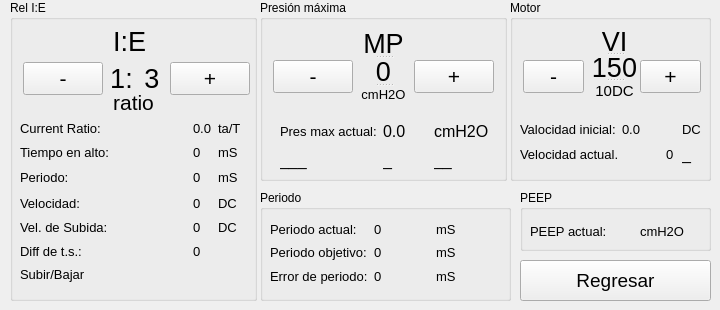
      <widget class="QWidget" name="tab">
       <attribute name="title">
        <string>Configuracion</string>
       </attribute>
       <widget class="QPushButton" name="pushButton_3">
        <property name="geometry">
         <rect>
          <x>520</x>
          <y>260</y>
          <width>191</width>
          <height>41</height>
         </rect>
        </property>
        <property name="font">
         <font>
          <pointsize>14</pointsize>
         </font>
        </property>
        <property name="text">
         <string>Regresar</string>
        </property>
       </widget>
       <widget class="QGroupBox" name="groupBox_3">
        <property name="geometry">
         <rect>
          <x>10</x>
          <y>0</y>
          <width>247</width>
          <height>301</height>
         </rect>
        </property>
        <property name="title">
         <string>Rel I:E</string>
        </property>
        <widget class="QWidget" name="layoutWidget">
         <property name="geometry">
          <rect>
           <x>10</x>
           <y>120</y>
           <width>221</width>
           <height>163</height>
          </rect>
         </property>
         <layout class="QGridLayout" name="gridLayout_5">
          <item row="0" column="0" colspan="3">
           <widget class="QLabel" name="label_22">
            <property name="font">
             <font>
              <pointsize>10</pointsize>
             </font>
            </property>
            <property name="text">
             <string>Current Ratio:</string>
            </property>
           </widget>
          </item>
          <item row="0" column="3">
           <widget class="QLabel" name="label_currentRatio">
            <property name="font">
             <font>
              <pointsize>10</pointsize>
             </font>
            </property>
            <property name="text">
             <string>0.0</string>
            </property>
           </widget>
          </item>
          <item row="0" column="4">
           <widget class="QLabel" name="label_currentRatio_2">
            <property name="font">
             <font>
              <pointsize>10</pointsize>
             </font>
            </property>
            <property name="text">
             <string>ta/T</string>
            </property>
           </widget>
          </item>
          <item row="1" column="0" colspan="3">
           <widget class="QLabel" name="label_23">
            <property name="font">
             <font>
              <pointsize>10</pointsize>
             </font>
            </property>
            <property name="text">
             <string>Tiempo en alto: </string>
            </property>
           </widget>
          </item>
          <item row="1" column="3">
           <widget class="QLabel" name="label_ta">
            <property name="font">
             <font>
              <pointsize>10</pointsize>
             </font>
            </property>
            <property name="text">
             <string>0</string>
            </property>
           </widget>
          </item>
          <item row="1" column="4">
           <widget class="QLabel" name="label_ta_2">
            <property name="font">
             <font>
              <pointsize>10</pointsize>
             </font>
            </property>
            <property name="text">
             <string>mS</string>
            </property>
           </widget>
          </item>
          <item row="2" column="0">
           <widget class="QLabel" name="label_24">
            <property name="font">
             <font>
              <pointsize>10</pointsize>
             </font>
            </property>
            <property name="text">
             <string>Periodo: </string>
            </property>
           </widget>
          </item>
          <item row="2" column="1" colspan="2">
           <spacer name="horizontalSpacer">
            <property name="orientation">
             <enum>Qt::Horizontal</enum>
            </property>
            <property name="sizeHint" stdset="0">
             <size>
              <width>48</width>
              <height>20</height>
             </size>
            </property>
           </spacer>
          </item>
          <item row="2" column="3">
           <widget class="QLabel" name="label_per">
            <property name="font">
             <font>
              <pointsize>10</pointsize>
             </font>
            </property>
            <property name="text">
             <string>0</string>
            </property>
           </widget>
          </item>
          <item row="2" column="4">
           <widget class="QLabel" name="label_ta_3">
            <property name="font">
             <font>
              <pointsize>10</pointsize>
             </font>
            </property>
            <property name="text">
             <string>mS</string>
            </property>
           </widget>
          </item>
          <item row="3" column="0" colspan="2">
           <widget class="QLabel" name="label_35">
            <property name="font">
             <font>
              <pointsize>10</pointsize>
             </font>
            </property>
            <property name="text">
             <string>Velocidad:</string>
            </property>
           </widget>
          </item>
          <item row="3" column="2">
           <spacer name="horizontalSpacer_3">
            <property name="orientation">
             <enum>Qt::Horizontal</enum>
            </property>
            <property name="sizeHint" stdset="0">
             <size>
              <width>28</width>
              <height>20</height>
             </size>
            </property>
           </spacer>
          </item>
          <item row="3" column="3">
           <widget class="QLabel" name="label_ieVel">
            <property name="font">
             <font>
              <pointsize>10</pointsize>
             </font>
            </property>
            <property name="text">
             <string>0</string>
            </property>
           </widget>
          </item>
          <item row="3" column="4">
           <widget class="QLabel" name="label_currentRatio_7">
            <property name="font">
             <font>
              <pointsize>10</pointsize>
             </font>
            </property>
            <property name="text">
             <string>DC</string>
            </property>
           </widget>
          </item>
          <item row="4" column="0" colspan="3">
           <widget class="QLabel" name="label_34">
            <property name="font">
             <font>
              <pointsize>10</pointsize>
             </font>
            </property>
            <property name="text">
             <string>Vel. de Subida:</string>
            </property>
           </widget>
          </item>
          <item row="4" column="3">
           <widget class="QLabel" name="label_ieVel_subida">
            <property name="font">
             <font>
              <pointsize>10</pointsize>
             </font>
            </property>
            <property name="text">
             <string>0</string>
            </property>
           </widget>
          </item>
          <item row="4" column="4">
           <widget class="QLabel" name="label_currentRatio_8">
            <property name="font">
             <font>
              <pointsize>10</pointsize>
             </font>
            </property>
            <property name="text">
             <string>DC</string>
            </property>
           </widget>
          </item>
          <item row="5" column="0" colspan="2">
           <widget class="QLabel" name="label_36">
            <property name="font">
             <font>
              <pointsize>10</pointsize>
             </font>
            </property>
            <property name="text">
             <string>Diff de t.s.:</string>
            </property>
           </widget>
          </item>
          <item row="6" column="0" colspan="5">
           <widget class="QLabel" name="label_ieUpDown">
            <property name="font">
             <font>
              <pointsize>10</pointsize>
             </font>
            </property>
            <property name="text">
             <string>Subir/Bajar</string>
            </property>
           </widget>
          </item>
          <item row="5" column="3" colspan="2">
           <widget class="QLabel" name="label_ieDiff">
            <property name="font">
             <font>
              <pointsize>10</pointsize>
             </font>
            </property>
            <property name="text">
             <string>0</string>
            </property>
           </widget>
          </item>
         </layout>
        </widget>
        <widget class="QLabel" name="label_15">
         <property name="geometry">
          <rect>
           <x>99</x>
           <y>31</y>
           <width>41</width>
           <height>21</height>
          </rect>
         </property>
         <property name="font">
          <font>
           <pointsize>20</pointsize>
          </font>
         </property>
         <property name="text">
          <string>I:E</string>
         </property>
         <property name="alignment">
          <set>Qt::AlignCenter</set>
         </property>
        </widget>
        <widget class="QLabel" name="label_16">
         <property name="geometry">
          <rect>
           <x>99</x>
           <y>90</y>
           <width>49</width>
           <height>25</height>
          </rect>
         </property>
         <property name="font">
          <font>
           <pointsize>16</pointsize>
          </font>
         </property>
         <property name="layoutDirection">
          <enum>Qt::LeftToRight</enum>
         </property>
         <property name="text">
          <string>ratio</string>
         </property>
         <property name="alignment">
          <set>Qt::AlignCenter</set>
         </property>
        </widget>
        <widget class="QWidget" name="layoutWidget">
         <property name="geometry">
          <rect>
           <x>13</x>
           <y>60</y>
           <width>227</width>
           <height>37</height>
          </rect>
         </property>
         <layout class="QHBoxLayout" name="horizontalLayout_6">
          <item>
           <widget class="QPushButton" name="pushButton_min_ie">
            <property name="font">
             <font>
              <pointsize>16</pointsize>
             </font>
            </property>
            <property name="text">
             <string>-</string>
            </property>
           </widget>
          </item>
          <item>
           <layout class="QHBoxLayout" name="horizontalLayout_5">
            <item>
             <widget class="QLabel" name="label_ie_ratio_2">
              <property name="font">
               <font>
                <pointsize>20</pointsize>
               </font>
              </property>
              <property name="layoutDirection">
               <enum>Qt::LeftToRight</enum>
              </property>
              <property name="text">
               <string>1:</string>
              </property>
              <property name="alignment">
               <set>Qt::AlignCenter</set>
              </property>
             </widget>
            </item>
            <item>
             <widget class="QLabel" name="label_ie_ratio">
              <property name="font">
               <font>
                <pointsize>20</pointsize>
               </font>
              </property>
              <property name="layoutDirection">
               <enum>Qt::LeftToRight</enum>
              </property>
              <property name="text">
               <string>3</string>
              </property>
              <property name="alignment">
               <set>Qt::AlignCenter</set>
              </property>
             </widget>
            </item>
           </layout>
          </item>
          <item>
           <widget class="QPushButton" name="pushButton_mor_ie">
            <property name="font">
             <font>
              <pointsize>16</pointsize>
             </font>
            </property>
            <property name="text">
             <string>+</string>
            </property>
           </widget>
          </item>
         </layout>
        </widget>
       </widget>
       <widget class="QGroupBox" name="groupBox_5">
        <property name="geometry">
         <rect>
          <x>260</x>
          <y>0</y>
          <width>247</width>
          <height>181</height>
         </rect>
        </property>
        <property name="title">
         <string>Presión máxima</string>
        </property>
        <widget class="QPushButton" name="pushButton_min_maxPress">
         <property name="geometry">
          <rect>
           <x>13</x>
           <y>60</y>
           <width>80</width>
           <height>33</height>
          </rect>
         </property>
         <property name="font">
          <font>
           <pointsize>16</pointsize>
          </font>
         </property>
         <property name="text">
          <string>-</string>
         </property>
        </widget>
        <widget class="QPushButton" name="pushButton_mor_maxPress">
         <property name="geometry">
          <rect>
           <x>154</x>
           <y>60</y>
           <width>80</width>
           <height>33</height>
          </rect>
         </property>
         <property name="font">
          <font>
           <pointsize>16</pointsize>
          </font>
         </property>
         <property name="text">
          <string>+</string>
         </property>
        </widget>
        <widget class="QSplitter" name="splitter_13">
         <property name="geometry">
          <rect>
           <x>99</x>
           <y>31</y>
           <width>49</width>
           <height>71</height>
          </rect>
         </property>
         <property name="orientation">
          <enum>Qt::Vertical</enum>
         </property>
         <widget class="QLabel" name="label_29">
          <property name="font">
           <font>
            <pointsize>20</pointsize>
           </font>
          </property>
          <property name="text">
           <string>MP</string>
          </property>
          <property name="alignment">
           <set>Qt::AlignCenter</set>
          </property>
         </widget>
         <widget class="QLabel" name="label_maxPressLimit">
          <property name="font">
           <font>
            <pointsize>20</pointsize>
           </font>
          </property>
          <property name="layoutDirection">
           <enum>Qt::LeftToRight</enum>
          </property>
          <property name="text">
           <string>0</string>
          </property>
          <property name="alignment">
           <set>Qt::AlignCenter</set>
          </property>
         </widget>
         <widget class="QLabel" name="label_30">
          <property name="font">
           <font>
            <pointsize>10</pointsize>
           </font>
          </property>
          <property name="layoutDirection">
           <enum>Qt::LeftToRight</enum>
          </property>
          <property name="text">
           <string>cmH2O</string>
          </property>
          <property name="alignment">
           <set>Qt::AlignCenter</set>
          </property>
         </widget>
        </widget>
        <widget class="QWidget" name="layoutWidget_2">
         <property name="geometry">
          <rect>
           <x>20</x>
           <y>120</y>
           <width>209</width>
           <height>51</height>
          </rect>
         </property>
         <layout class="QGridLayout" name="gridLayout_4">
          <item row="0" column="0" colspan="2">
           <widget class="QLabel" name="label_31">
            <property name="font">
             <font>
              <pointsize>10</pointsize>
             </font>
            </property>
            <property name="text">
             <string>Pres max actual:</string>
            </property>
           </widget>
          </item>
          <item row="0" column="2">
           <widget class="QLabel" name="label_press_5">
            <property name="font">
             <font>
              <pointsize>12</pointsize>
             </font>
            </property>
            <property name="text">
             <string>0.0</string>
            </property>
           </widget>
          </item>
          <item row="0" column="3">
           <widget class="QLabel" name="label_currentRatio_6">
            <property name="font">
             <font>
              <pointsize>12</pointsize>
             </font>
            </property>
            <property name="text">
             <string>cmH2O</string>
            </property>
           </widget>
          </item>
          <item row="1" column="0" colspan="2">
           <widget class="QLabel" name="label_32">
            <property name="font">
             <font>
              <pointsize>12</pointsize>
             </font>
            </property>
            <property name="text">
             <string>___</string>
            </property>
           </widget>
          </item>
          <item row="1" column="2">
           <widget class="QLabel" name="label_ta_7">
            <property name="font">
             <font>
              <pointsize>12</pointsize>
             </font>
            </property>
            <property name="text">
             <string>_</string>
            </property>
           </widget>
          </item>
          <item row="1" column="3">
           <widget class="QLabel" name="label_ta_8">
            <property name="font">
             <font>
              <pointsize>12</pointsize>
             </font>
            </property>
            <property name="text">
             <string>__</string>
            </property>
           </widget>
          </item>
         </layout>
        </widget>
       </widget>
       <widget class="QGroupBox" name="groupBox_4">
        <property name="geometry">
         <rect>
          <x>510</x>
          <y>0</y>
          <width>201</width>
          <height>181</height>
         </rect>
        </property>
        <property name="title">
         <string>Motor</string>
        </property>
        <widget class="QPushButton" name="pushButton_min_vel">
         <property name="geometry">
          <rect>
           <x>13</x>
           <y>60</y>
           <width>61</width>
           <height>33</height>
          </rect>
         </property>
         <property name="font">
          <font>
           <pointsize>16</pointsize>
          </font>
         </property>
         <property name="text">
          <string>-</string>
         </property>
        </widget>
        <widget class="QPushButton" name="pushButton_mor_vel">
         <property name="geometry">
          <rect>
           <x>130</x>
           <y>60</y>
           <width>61</width>
           <height>33</height>
          </rect>
         </property>
         <property name="font">
          <font>
           <pointsize>16</pointsize>
          </font>
         </property>
         <property name="text">
          <string>+</string>
         </property>
        </widget>
        <widget class="QSplitter" name="splitter_2">
         <property name="geometry">
          <rect>
           <x>80</x>
           <y>30</y>
           <width>49</width>
           <height>71</height>
          </rect>
         </property>
         <property name="orientation">
          <enum>Qt::Vertical</enum>
         </property>
         <widget class="QLabel" name="label_21">
          <property name="font">
           <font>
            <pointsize>20</pointsize>
           </font>
          </property>
          <property name="text">
           <string>VI</string>
          </property>
          <property name="alignment">
           <set>Qt::AlignCenter</set>
          </property>
         </widget>
         <widget class="QLabel" name="label_velInit">
          <property name="font">
           <font>
            <pointsize>20</pointsize>
           </font>
          </property>
          <property name="layoutDirection">
           <enum>Qt::LeftToRight</enum>
          </property>
          <property name="text">
           <string>150</string>
          </property>
          <property name="alignment">
           <set>Qt::AlignCenter</set>
          </property>
         </widget>
         <widget class="QLabel" name="label_25">
          <property name="font">
           <font>
            <pointsize>11</pointsize>
           </font>
          </property>
          <property name="layoutDirection">
           <enum>Qt::LeftToRight</enum>
          </property>
          <property name="text">
           <string>10DC</string>
          </property>
          <property name="alignment">
           <set>Qt::AlignCenter</set>
          </property>
         </widget>
        </widget>
        <widget class="QWidget" name="layoutWidget">
         <property name="geometry">
          <rect>
           <x>10</x>
           <y>120</y>
           <width>181</width>
           <height>70</height>
          </rect>
         </property>
         <layout class="QGridLayout" name="gridLayout_3">
          <item row="0" column="3">
           <widget class="QLabel" name="label_currentRatio_4">
            <property name="font">
             <font>
              <pointsize>10</pointsize>
             </font>
            </property>
            <property name="text">
             <string>DC</string>
            </property>
           </widget>
          </item>
          <item row="1" column="0" colspan="2">
           <widget class="QLabel" name="label_27">
            <property name="font">
             <font>
              <pointsize>10</pointsize>
             </font>
            </property>
            <property name="text">
             <string>Velocidad actual.</string>
            </property>
           </widget>
          </item>
          <item row="1" column="2">
           <widget class="QLabel" name="label_currentVel">
            <property name="font">
             <font>
              <pointsize>10</pointsize>
             </font>
            </property>
            <property name="text">
             <string>0</string>
            </property>
           </widget>
          </item>
          <item row="1" column="3">
           <widget class="QLabel" name="label_ta_5">
            <property name="font">
             <font>
              <pointsize>12</pointsize>
             </font>
            </property>
            <property name="text">
             <string>_</string>
            </property>
           </widget>
          </item>
          <item row="2" column="0">
           <widget class="QLabel" name="label_28">
            <property name="font">
             <font>
              <pointsize>12</pointsize>
             </font>
            </property>
            <property name="text">
             <string>_____</string>
            </property>
           </widget>
          </item>
          <item row="2" column="1">
           <spacer name="horizontalSpacer_2">
            <property name="orientation">
             <enum>Qt::Horizontal</enum>
            </property>
            <property name="sizeHint" stdset="0">
             <size>
              <width>48</width>
              <height>20</height>
             </size>
            </property>
           </spacer>
          </item>
          <item row="2" column="2">
           <widget class="QLabel" name="label_per_2">
            <property name="font">
             <font>
              <pointsize>12</pointsize>
             </font>
            </property>
            <property name="text">
             <string>_</string>
            </property>
           </widget>
          </item>
          <item row="2" column="3">
           <widget class="QLabel" name="label_ta_6">
            <property name="font">
             <font>
              <pointsize>12</pointsize>
             </font>
            </property>
            <property name="text">
             <string>_</string>
            </property>
           </widget>
          </item>
          <item row="0" column="0">
           <widget class="QLabel" name="label_26">
            <property name="font">
             <font>
              <pointsize>10</pointsize>
             </font>
            </property>
            <property name="text">
             <string>Valocidad inicial:</string>
            </property>
           </widget>
          </item>
          <item row="0" column="1" colspan="2">
           <widget class="QLabel" name="label_velInit2">
            <property name="font">
             <font>
              <pointsize>10</pointsize>
             </font>
            </property>
            <property name="text">
             <string>0.0</string>
            </property>
           </widget>
          </item>
         </layout>
        </widget>
       </widget>
       <widget class="QGroupBox" name="groupBox_6">
        <property name="geometry">
         <rect>
          <x>260</x>
          <y>190</y>
          <width>251</width>
          <height>111</height>
         </rect>
        </property>
        <property name="title">
         <string>Periodo</string>
        </property>
        <widget class="QWidget" name="layoutWidget">
         <property name="geometry">
          <rect>
           <x>10</x>
           <y>30</y>
           <width>221</width>
           <height>65</height>
          </rect>
         </property>
         <layout class="QGridLayout" name="gridLayout_2">
          <item row="0" column="0">
           <widget class="QLabel" name="label_33">
            <property name="font">
             <font>
              <pointsize>10</pointsize>
             </font>
            </property>
            <property name="text">
             <string>Periodo actual:</string>
            </property>
           </widget>
          </item>
          <item row="0" column="1">
           <widget class="QLabel" name="label_ieVel_2">
            <property name="font">
             <font>
              <pointsize>10</pointsize>
             </font>
            </property>
            <property name="text">
             <string>0</string>
            </property>
           </widget>
          </item>
          <item row="0" column="2">
           <widget class="QLabel" name="label_ta_4">
            <property name="font">
             <font>
              <pointsize>10</pointsize>
             </font>
            </property>
            <property name="text">
             <string>mS</string>
            </property>
           </widget>
          </item>
          <item row="1" column="0">
           <widget class="QLabel" name="label_37">
            <property name="font">
             <font>
              <pointsize>10</pointsize>
             </font>
            </property>
            <property name="text">
             <string>Periodo objetivo:</string>
            </property>
           </widget>
          </item>
          <item row="1" column="1">
           <widget class="QLabel" name="label_ieVel_3">
            <property name="font">
             <font>
              <pointsize>10</pointsize>
             </font>
            </property>
            <property name="text">
             <string>0</string>
            </property>
           </widget>
          </item>
          <item row="1" column="2">
           <widget class="QLabel" name="label_ta_9">
            <property name="font">
             <font>
              <pointsize>10</pointsize>
             </font>
            </property>
            <property name="text">
             <string>mS</string>
            </property>
           </widget>
          </item>
          <item row="2" column="0">
           <widget class="QLabel" name="label_38">
            <property name="font">
             <font>
              <pointsize>10</pointsize>
             </font>
            </property>
            <property name="text">
             <string>Error de periodo:</string>
            </property>
           </widget>
          </item>
          <item row="2" column="1">
           <widget class="QLabel" name="label_ieVel_4">
            <property name="font">
             <font>
              <pointsize>10</pointsize>
             </font>
            </property>
            <property name="text">
             <string>0</string>
            </property>
           </widget>
          </item>
          <item row="2" column="2">
           <widget class="QLabel" name="label_ta_11">
            <property name="font">
             <font>
              <pointsize>10</pointsize>
             </font>
            </property>
            <property name="text">
             <string>mS</string>
            </property>
           </widget>
          </item>
         </layout>
        </widget>
       </widget>
       <widget class="QGroupBox" name="groupBox_10">
        <property name="geometry">
         <rect>
          <x>520</x>
          <y>190</y>
          <width>191</width>
          <height>61</height>
         </rect>
        </property>
        <property name="title">
         <string>PEEP</string>
        </property>
        <widget class="QLabel" name="label_40">
         <property name="geometry">
          <rect>
           <x>10</x>
           <y>30</y>
           <width>101</width>
           <height>23</height>
          </rect>
         </property>
         <property name="font">
          <font>
           <pointsize>10</pointsize>
          </font>
         </property>
         <property name="text">
          <string>PEEP actual: </string>
         </property>
        </widget>
        <widget class="QLabel" name="label_42">
         <property name="geometry">
          <rect>
           <x>120</x>
           <y>30</y>
           <width>51</width>
           <height>23</height>
          </rect>
         </property>
         <property name="font">
          <font>
           <pointsize>10</pointsize>
          </font>
         </property>
         <property name="text">
          <string>cmH2O</string>
         </property>
        </widget>
       </widget>
      </widget>
